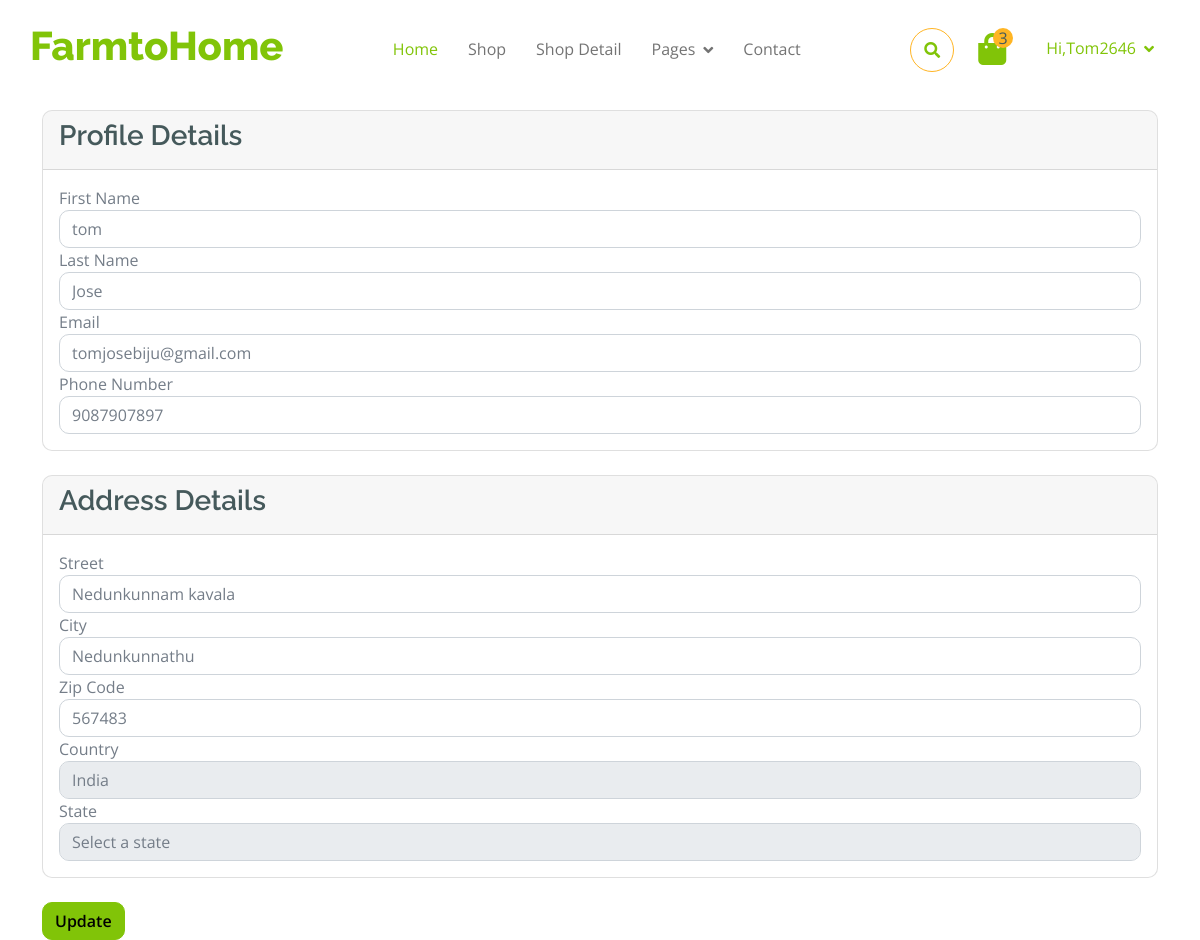
The page /profile_edit/ (signed in) on the database its author committed.
### Users/models.py (models this page shows, shortened)
class User(AbstractUser):
    role = models.ManyToManyField(Role)
    phone_number = models.CharField(max_length=15, blank=True, null=True)
    is_admin = models.BooleanField(default=False)
    groups = models.ManyToManyField(Group, related_name='custom_user_groups')
    user_permissions = models.ManyToManyField(Permission, related_name='custom_user_permissions')

class Address_table(models.Model):
    user = models.ForeignKey(User, on_delete=models.CASCADE)  # Foreign key to User model
    address = models.CharField(max_length=100, null=True, blank=True)
    city = models.CharField(max_length=50, null=True, blank=True)
    zip_code = models.CharField(max_length=20, null=True, blank=True)  # Adjust the length as needed
    state = models.ForeignKey(State, on_delete=models.CASCADE)  # Foreign key to State model

class State(models.Model):
    name = models.CharField(max_length=50)  # State name
    country = models.CharField(max_length=100)  # Country name

### Users/views.py (the view, shortened to what this page needs)
# urls.py: path('profile_edit/',views.profile_update,name="profile_edit"),
@login_required
def profile_update(request):
    user=request.user
    username = user.username
    user = None
    address = None
    state = None
    countries = []
    if username:
        try:
            user = get_object_or_404(User, username=username)
            address = get_object_or_404(Address_table, user=user)
            state = address.state if address else None
        except (User.DoesNotExist, Address_table.DoesNotExist):
            user = None
            address = None
        if state:
            countries = State.objects.values_list('country', flat=True).distinct()
    else:
        messages.error(request, "User not found in session.")
        return redirect('Login')  # Redirect to login page if username is not in session
    context = {
        'user': user,
        'address': address,
        'state': state,
        'countries': countries
    }
    return render(request, 'Users/User_profile.html', context)

### Templates/Users/User_profile.html (shortened to what this page needs)
<!DOCTYPE html>
<html lang="en">
{% load static %}
    <head>
        <link rel="stylesheet" href="https://use.fontawesome.com/releases/v5.15.4/css/all.css"/>
        <link href="https://cdn.jsdelivr.net/npm/bootstrap-icons@1.4.1/font/bootstrap-icons.css" rel="stylesheet">
        <link href="{% static 'lib/lightbox/css/lightbox.min.css' %}" rel="stylesheet">
        <link href="{% static 'lib/owlcarousel/assets/owl.carousel.min.css' %}" rel="stylesheet">
        <link href="{% static 'Products/css/bootstrap.min.css' %}" rel="stylesheet">
        <link href="{% static 'Products/css/style.css' %}" rel="stylesheet">
    </head>
    <body>
        <div class="container-fluid fixed-top">
            <div class="container px-0">
                <nav class="navbar navbar-light bg-white navbar-expand-xl">
                    <a href="{% url 'home' %}" class="navbar-brand"><h1 class="text-primary display-6">FarmtoHome</h1></a>
                    <div class="collapse navbar-collapse bg-white" id="navbarCollapse">
                        <div class="navbar-nav mx-auto">
                            <a href="{% url 'home' %}" class="nav-item nav-link active">Home</a>
                            <a href="shop.html" class="nav-item nav-link">Shop</a>
                            <a href="shop-detail.html" class="nav-item nav-link">Shop Detail</a>
                            <div class="nav-item dropdown">
                                <a href="#" class="nav-link dropdown-toggle" data-bs-toggle="dropdown">Pages</a>
                            </div>
                            <a href="contact.html" class="nav-item nav-link">Contact</a>
                        </div>
                        <div class="d-flex m-3 me-0">
                            <button class="btn-search btn border border-secondary btn-md-square rounded-circle bg-white me-4" data-bs-toggle="modal" data-bs-target="#searchModal"><i class="fas fa-search text-primary"></i></button>
                            <a href="#" class="position-relative me-4 my-auto">
                                <i class="fa fa-shopping-bag fa-2x"></i>
                                <span class="position-absolute bg-secondary rounded-circle d-flex align-items-center justify-content-center text-dark px-1" style="top: -5px; left: 15px; height: 20px; min-width: 20px;">3</span>
                            </a>
                            <div class="nav-item dropdown">
                                <a href="#" class="nav-link dropdown-toggle" data-bs-toggle="dropdown">Hi,{{ user.username }}</a>
                            </div>
                        </div>
                    </div>
                </nav>
            </div>
        </div>
        <div class="container mt-5">
            <h2 class="mb-4 custom-text-color">Update Profile and Address</h2>
            {% if user %}
            <form id="profileForm" method="POST" action="{% url 'profile_edit' %}">
                <div class="card mb-4">
                    <div class="card-header custom-text-color">
                        <h3>Profile Details</h3>
                    </div>
                    <div class="card-body">
                        <div class="form-group">
                            <label for="id_first_name" class="custom-text-color">First Name</label>
                            <input type="text" class="form-control custom-text-color" id="id_first_name" name="first_name" value="{{ user.first_name }}">
                        </div>
                        <div class="form-group">
                            <label for="id_last_name" class="custom-text-color">Last Name</label>
                            <input type="text" class="form-control custom-text-color" id="id_last_name" name="last_name" value="{{ user.last_name }}">
                        </div>
                        <div class="form-group">
                            <label for="id_email" class="custom-text-color">Email</label>
                            <input type="email" class="form-control custom-text-color" id="id_email" name="email" value="{{ user.email }}">
                        </div>
                        <div class="form-group">
                            <label for="id_phone_number" class="custom-text-color">Phone Number</label>
                            <input type="text" class="form-control custom-text-color" id="id_phone_number" name="phone_number" value="{{ user.phone_number }}">
                        </div>
                    </div>
                </div>
                <div class="card mb-4">
                    <div class="card-header custom-text-color">
                        <h3>Address Details</h3>
                    </div>
                    <div class="card-body">
                        <div class="form-group">
                            <label for="id_street" class="custom-text-color">Street</label>
                            <input type="text" class="form-control custom-text-color" id="id_street" name="street" value="{{ address.address }}">
                        </div>
                        <div class="form-group">
                            <label for="id_city" class="custom-text-color">City</label>
                            <input type="text" class="form-control custom-text-color" id="id_city" name="city" value="{{ address.city }}">
                        </div>
                        <div class="form-group">
                            <label for="id_zip_code" class="custom-text-color">Zip Code</label>
                            <input type="text" class="form-control custom-text-color" id="id_zip_code" name="zip_code" value="{{ address.zip_code }}">
                        </div>
                        <div class="form-group">
                            <label for="id_country" class="custom-text-color">Country</label>
                            <select id="country" name="country" class="form-control custom-text-color">
                                {% for country in countries %}
                                    <option value="{{ country }}" {% if country == state.country %}selected{% endif %}>{{ country }}</option>
                                {% endfor %}
                            </select>
                        </div>
                        <div class="form-group">
                            <label for="id_state" class="custom-text-color">State</label>
                            <select id="state" name="state" class="form-control custom-text-color">
                                <option value="">Select a state</option>
                            </select>
                        </div>
                    </div>
                </div>
                <button type="submit" class="btn btn-primary">Update</button>
            </form>
            {% else %}
            <h4>User not found or not logged in.</h4>
            {% endif %}
        </div>
</body>
<html>

### static/Products/css/style.css (style rules this page uses)
.btn { font-weight: 600; transition: .5s; }
.btn-md-square { width: 44px; height: 44px; }
.btn-square, .btn-sm-square, .btn-md-square, .btn-lg-square { padding: 0; display: flex; align-items: center; justify-content: center; font-weight: normal; }
.btn.border-secondary { transition: 0.5s; }
.fixed-top { transition: 0.5s; background: var(--bs-white); border: 0; }
.navbar .navbar-nav .nav-link { padding: 10px 15px; font-size: 16px; transition: .5s; }
.navbar { height: 100px; border-bottom: 1px solid rgba(255, 255, 255, .1); }
.navbar .navbar-nav .nav-link:hover, .navbar .navbar-nav .nav-link.active, .fixed-top.bg-white .navbar .navbar-nav .nav-link:hover, .fixed-top.bg-white .navbar .navbar-nav .nav-link.active { color: var(--bs-primary); }
.navbar .dropdown-toggle::after { border: none; content: "\f107"; font-family: "Font Awesome 5 Free"; font-weight: 700; vertical-align: middle; margin-left: 8px; }

### rows shown on the page
User: username "Tom2646", first_name "tom", last_name "Jose", email "tomjosebiju@gmail.com", phone_number "9087907897"
Address_table: street "Nedunkunnam kavala", city "Nedunkunnathu", zip_code "567483"
State: country "India"
